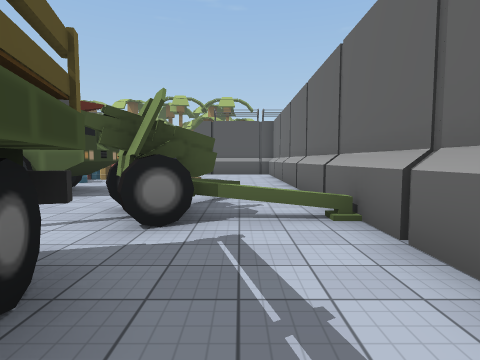
view 1 (above)

16 first-person views from a walk through a scene from a Unity 3-D project. The camera is 1.5 m above the floor, tilts 4° down and sees 80° across. The floor is counted in squares, 2 m on a side. Each view is taken from the middle of a square. On the plan, view 1 faces up. The plan holds only what a view shows up to about 10 squares ahead; the rest is blank. The place goes on beyond the plan. Some animated figures are left out. Some surface patterns are stand-ins.

view 2
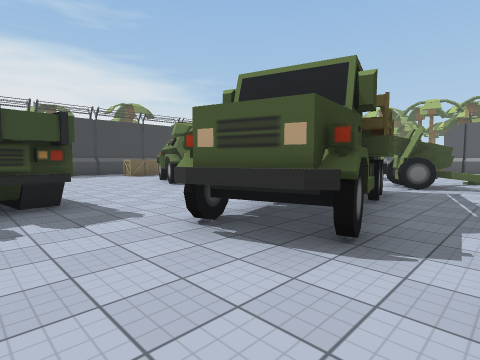

view 3
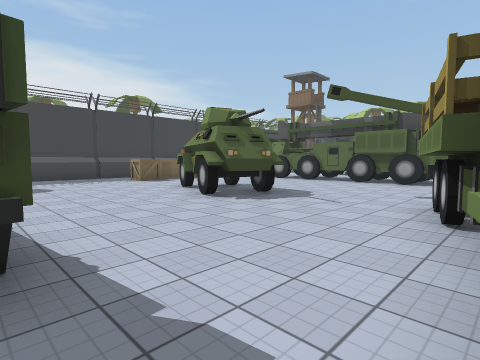

view 4
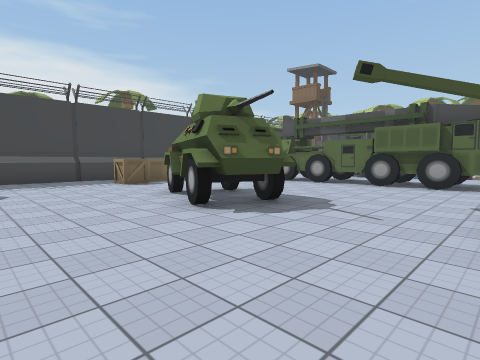

view 5
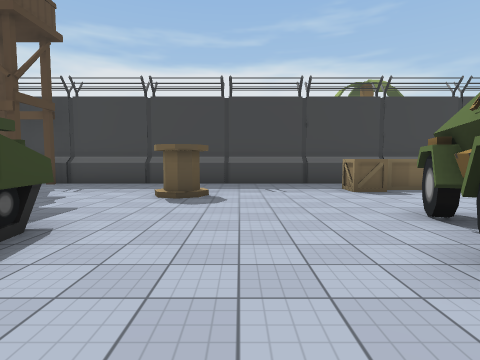

view 6
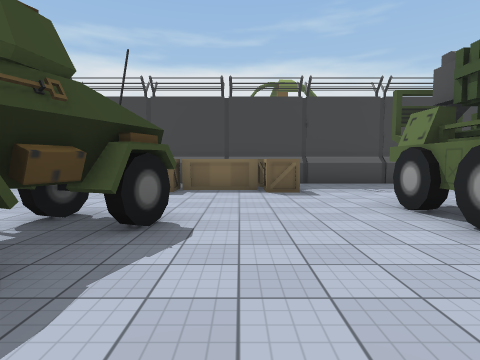

view 7
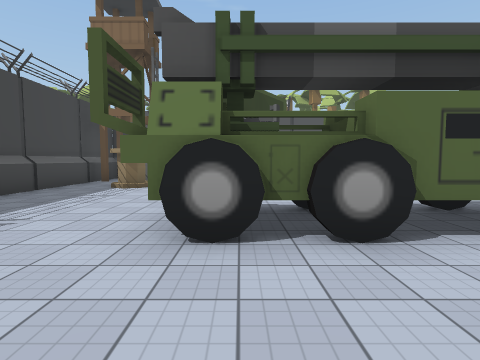

view 8
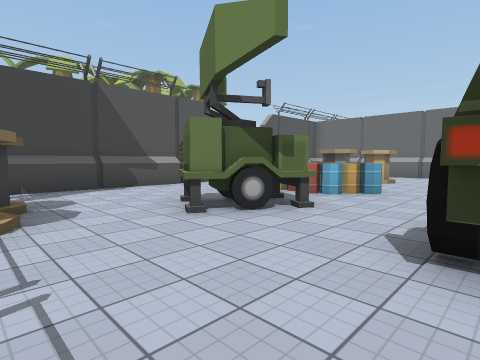

view 9
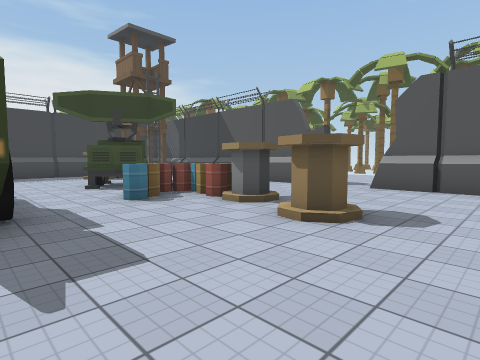

view 10
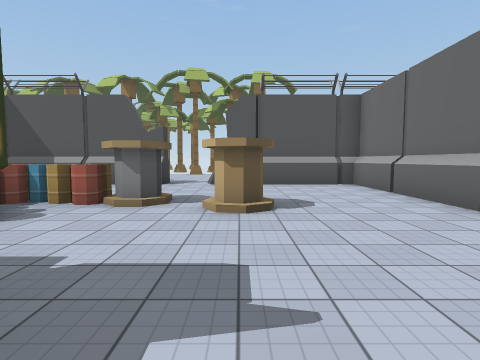

view 11
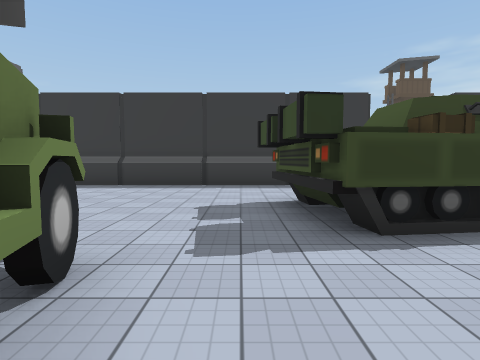

view 12
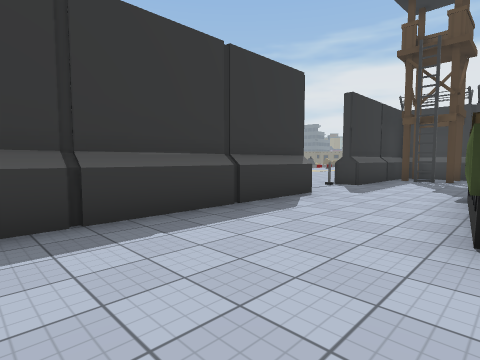

view 13
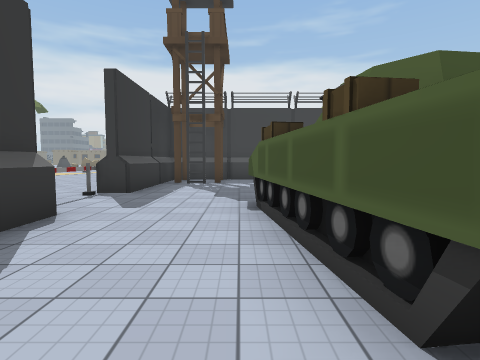

view 14
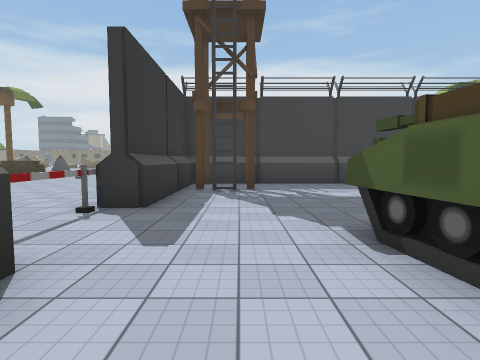

view 15
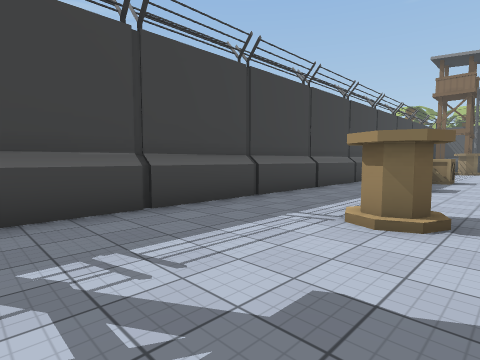

view 16
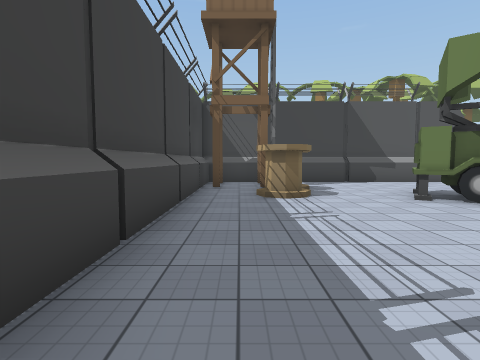

### Floor plan
Key: @ floor where view 1 was taken; # wall or solid block; x gap in a wall; . floor; = window, fence, low wall or low ledge; B barrel; W wheel; T truck; C crate; E tower; A barrier; O other object.
Columns run from 14 left of view 1 to 2 right of it. Each row starts with its distance up from view 1.
 16           ..
 15 ##########..#####
 14 #.E.............#
 13 #.E..... .......#
 12 #.O....  O......#
 11 #.O..OO.BBB.O...#
 10 #....OO.BB..O...#
  9 #........B......#
  8 #...............#
  7 #...#WO WW##....#
  6 #...#WW#WW##..=.#
  5 #............#..#
  4 #CC.........W#==#
  3 #CC..........W..#
  2 #CC...O.....TT..#
  1 #.C..OOOO..T T..
  0 #......OO..TTT@.
 -1 #...........TT..
 -2 #...........TTT.
 -3 #..O........TTT.
 -4 #.....#####.....
 -5 #.....# ###.....
 -6 #.....#####....
 -7 #..............
 -8 #.E.............
 -9 #.E..............
-10 #####AOx#########
-11    ....
-12  ....
-13 ....
-14 ...

Where each view was taken, in squares from view 1:
view 1: 0 up, 0 right, facing up
view 2: 5 down, 1 right, facing up-left
view 3: 4 down, 2 left, facing up-left
view 4: 3 down, 3 left, facing up-left
view 5: 2 down, 5 left, facing left
view 6: 3 up, 5 left, facing left
view 7: 3 up, 9 left, facing up
view 8: 7 up, 12 left, facing up-right
view 9: 7 up, 0 right, facing up-left
view 10: 6 up, 2 left, facing up
view 11: 1 down, 3 left, facing down
view 12: 6 down, 1 left, facing down-left
view 13: 7 down, 3 left, facing left
view 14: 8 down, 5 left, facing left
view 15: 7 down, 10 left, facing up-left
view 16: 5 up, 13 left, facing up
